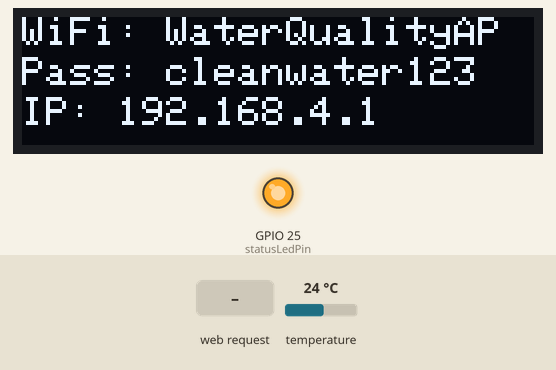
A sketch run on a simulated ESP32. Parts: 128×32 one-colour display, output pins drawn as LEDs (lit = HIGH). The test bench sets the inputs (shaded band); at power-on: temperature 24 °C. What the sketch prints to the serial monitor is not drawn.

Above: at 1.2 s.

The sketch:

waterquality.ino
```cpp
#include <WiFi.h>
#include <WebServer.h>
#include <Wire.h>
#include <Adafruit_GFX.h>
#include <Adafruit_SSD1306.h>
#include <OneWire.h>
#include <DallasTemperature.h>

// Network Configuration
const char* ap_ssid = "WaterQualityAP";
const char* ap_password = "cleanwater123";

// Pin Configuration
const int turbidityPin = 34;    // Analog input for turbidity sensor
const int statusLedPin = 25;    // LED indicator
const int oledSda = 33;         // GPIO33 for OLED SDA
const int oledScl = 26;         // GPIO26 for OLED SCL
const int oneWireBus = 14;      // GPIO14 for DS18B20 temperature sensor

// Turbidity Calibration
const int clearWaterValue = 1670;  // Adjust based on your sensor
const int murkyWaterValue = 400;

// OLED Display Setup
#define SCREEN_WIDTH 128
#define SCREEN_HEIGHT 32
Adafruit_SSD1306 display(SCREEN_WIDTH, SCREEN_HEIGHT, &Wire, -1);

// DS18B20 Setup
OneWire oneWire(oneWireBus);
DallasTemperature sensors(&oneWire);

// Web Server
WebServer server(80);
IPAddress apIP(192, 168, 4, 1);  // Static IP for AP mode

void setup() {
  pinMode(statusLedPin, OUTPUT);
  digitalWrite(statusLedPin, LOW);
  Serial.begin(115200);

  // Initialize DS18B20
  sensors.begin();

  // Initialize I2C for OLED
  Wire.begin(oledSda, oledScl);

  // Initialize OLED
  if (!display.begin(SSD1306_SWITCHCAPVCC, 0x3C)) {
    Serial.println("OLED initialization failed!");
    while (1); // Halt if display fails
  }

  // Start Access Point with fixed IP
  WiFi.softAPConfig(apIP, apIP, IPAddress(255, 255, 255, 0));
  WiFi.softAP(ap_ssid, ap_password);

  // Display WiFi credentials
  display.clearDisplay();
  display.setTextSize(1);
  display.setTextColor(WHITE);
  display.setCursor(0, 0);
  display.println("WiFi: " + String(ap_ssid));
  display.setCursor(0, 10);
  display.println("Pass: " + String(ap_password));
  display.setCursor(0, 20);
  display.println("IP: " + apIP.toString());
  display.display();

  // Setup server routes
  server.on("/", handleRoot);
  server.on("/data", handleData);
  server.begin();

  digitalWrite(statusLedPin, HIGH);
  Serial.println("System initialized");
  Serial.println("AP IP: " + apIP.toString());
}

void loop() {
  server.handleClient();
  delay(10);
}

void handleRoot() {
  String html = "<html><body>";
  html += "<h1>Water Quality Monitor</h1>";
  html += "<p>Turbidity: <span id='turbidity'>--</span>%</p>";
  html += "<p>Temperature: <span id='temperature'>--</span>°C</p>";
  html += "<script>setInterval(()=>fetch('/data').then(r=>r.json()).then(d=>{";
  html += "document.getElementById('turbidity').innerText=d.turbidity;";
  html += "document.getElementById('temperature').innerText=d.temperature;";
  html += "}),1000)</script>";
  html += "</body></html>";
  server.send(200, "text/html", html);
}

void handleData() {
  // Read turbidity
  int rawValue = analogRead(turbidityPin);
  float turbidityPercent = map(rawValue, murkyWaterValue, clearWaterValue, 100, 0);
  turbidityPercent = constrain(turbidityPercent, 0, 100);

  // Read temperature
  sensors.requestTemperatures();
  float temperatureC = sensors.getTempCByIndex(0);

  // JSON response
  String json = "{\"turbidity\":" + String(turbidityPercent, 1) +
                ",\"temperature\":" + String(temperatureC, 1) + "}";
  server.send(200, "application/json", json);

  // Debugging output
  Serial.print("Raw: ");
  Serial.print(rawValue);
  Serial.print(" | Turbidity: ");
  Serial.print(turbidityPercent);
  Serial.print("% | Temp: ");
  Serial.print(temperatureC);
  Serial.println("°C");
}


// #include <WiFi.h>
// #include <WebServer.h>
// #include <Wire.h>
// #include <Adafruit_GFX.h>
// #include <Adafruit_SSD1306.h>


// // Network Configuration
// const char* ap_ssid = "WaterQualityAP";
// const char* ap_password = "cleanwater123";

// // Pin Configuration
// const int turbidityPin = 34;    // Analog input for sensor
// const int statusLedPin = 25;    // LED indicator
// const int oledSda = 33;        // GPIO33 for OLED SDA
// const int oledScl = 26;        // GPIO26 for OLED SCL

// // Turbidity Calibration
// const int clearWaterValue = 1670;  // Adjust these based on your sensor
// const int murkyWaterValue = 400;   // in clean and murky water tests

// // OLED Display Setup (128x32 pixels)
// #define SCREEN_WIDTH 128
// #define SCREEN_HEIGHT 32
// Adafruit_SSD1306 display(SCREEN_WIDTH, SCREEN_HEIGHT, &Wire, -1);

// WebServer server(80);
// IPAddress apIP(192, 168, 4, 1);  // Fixed AP IP address

// void setup() {
//   // Initialize hardware
//   pinMode(statusLedPin, OUTPUT);
//   digitalWrite(statusLedPin, LOW);
//   Serial.begin(115200);

//   // Initialize I2C with custom pins
//   Wire.begin(oledSda, oledScl);

//   // Initialize OLED
//   if(!display.begin(SSD1306_SWITCHCAPVCC, 0x3C)) {
//     Serial.println("OLED initialization failed!");
//     while(1); // Halt if display fails
//   }

//   // Start Access Point with fixed IP
//   WiFi.softAPConfig(apIP, apIP, IPAddress(255, 255, 255, 0));
//   WiFi.softAP(ap_ssid, ap_password);

//   // Display WiFi credentials with confirmed IP
//   display.clearDisplay();
//   display.setTextSize(1);
//   display.setTextColor(WHITE);
//   display.setCursor(0, 0);
//   display.println("WiFi: " + String(ap_ssid));
//   display.setCursor(0, 10);
//   display.println("Pass: " + String(ap_password));
//   display.setCursor(0, 20);
//   display.println("IP: " + apIP.toString());
//   display.display();

//   // Setup server endpoints
//   server.on("/", handleRoot);
//   server.on("/data", handleData);
//   server.begin();

//   digitalWrite(statusLedPin, HIGH); // System ready
//   Serial.println("System initialized");
//   Serial.println("AP IP: " + apIP.toString());
// }

// void loop() {
//   server.handleClient();
//   // int rawValue = analogRead(turbidityPin);
//   // Serial.print(rawValue);
//   delay(10);
// }

// void handleRoot() {
//   String html = "<html><body>";
//   html += "<h1>Water Quality Monitor</h1>";
//   html += "<p>Turbidity: <span id='turbidity'>--</span>%</p>";
//   html += "<script>setInterval(()=>fetch('/data').then(r=>r.json()).then(d=>";
//   html += "document.getElementById('turbidity').innerText=d.turbidity),1000)</script>";
//   html += "</body></html>";
//   server.send(200, "text/html", html);
// }

// void handleData() {
//   // Read sensor and calculate calibrated turbidity (0-100%)
//   int rawValue = analogRead(turbidityPin);
//   float turbidityPercent = map(rawValue, murkyWaterValue, clearWaterValue, 100, 0);
//   turbidityPercent = constrain(turbidityPercent, 0, 100);

//   // Return JSON response
//   String json = "{\"turbidity\":" + String(turbidityPercent, 1) + "}";
//   server.send(200, "application/json", json);

//   // Serial monitor output for calibration
//   Serial.print("Raw: ");
//   Serial.print(rawValue);
//   Serial.print(" | Turbidity: ");
//   Serial.print(turbidityPercent);
//   Serial.println("%");
// }
```
